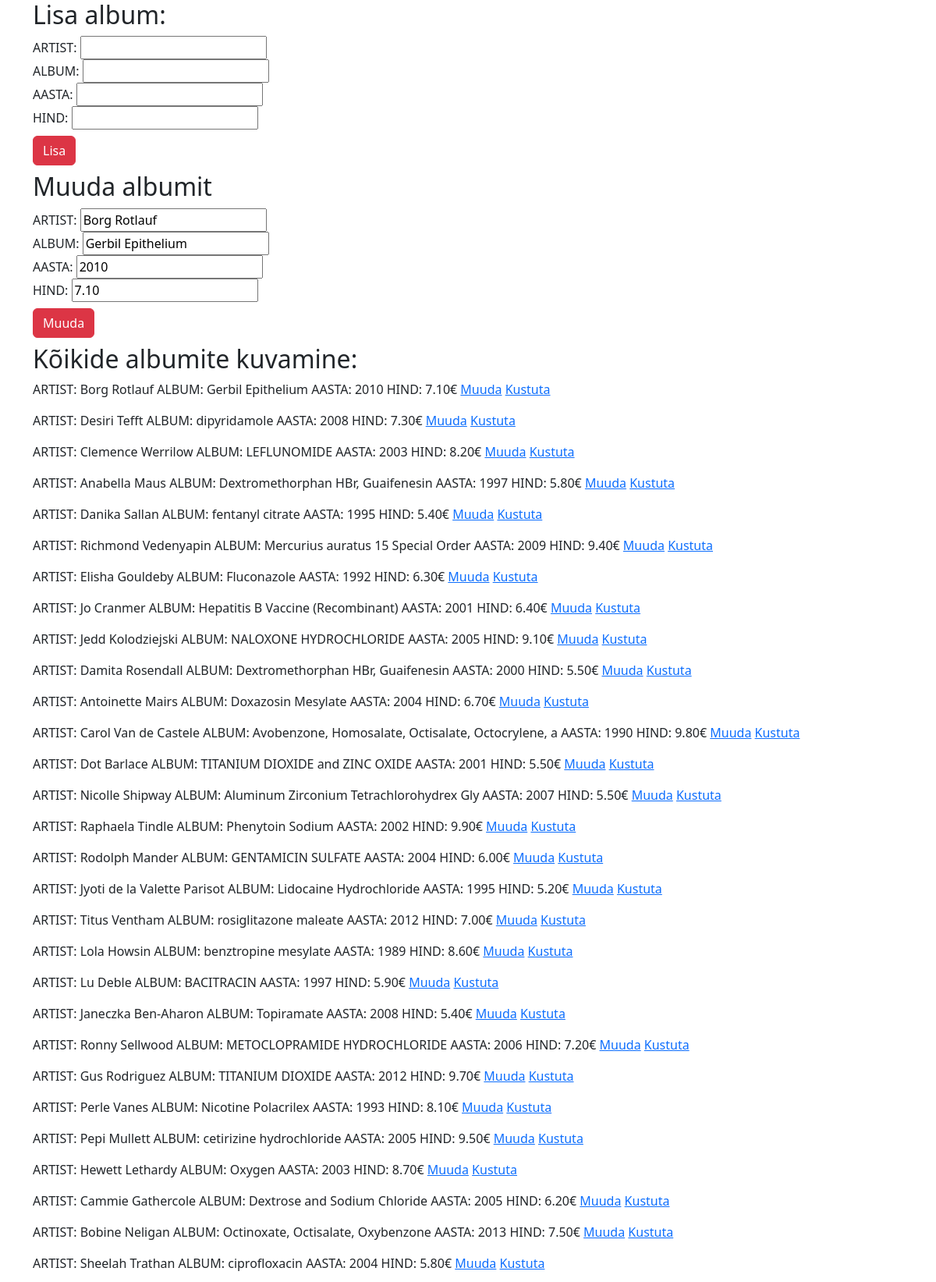
Screenshot of /h3.php?action=muuda&id=2 (upper part) with the database file from the repository.
### tables this page shows
CREATE TABLE `albumid1` (
  `id` int(11) NOT NULL,
  `artist` varchar(30) NOT NULL,
  `album` varchar(50) NOT NULL,
  `aasta` year(4) NOT NULL,
  `hind` decimal(10,2) NOT NULL
);

### h3.php (the view, shortened to what this page needs)
<?php include ("config.php"); ?>
<!DOCTYPE html>
<html lang="en">
<head>
    <link href="https://cdn.jsdelivr.net/npm/bootstrap@5.3.2/dist/css/bootstrap.min.css" rel="stylesheet">
</head>
    <body>
        <div class="container">
        <h2>Lisa album:</h2>
        <form action="#" method="get">
            <label for="artist">ARTIST:</label>
            <input type="text" name="artist" id="artist"><br>
            <label for="album">ALBUM:</label>
            <input type="text" name="album" id="album"><br>
            <label for="aasta">AASTA:</label>
            <input type="number" name="aasta" id="aasta"><br>
            <label for="hind">HIND:</label>
            <input type="number" name="hind" id="hind"><br>
            <input type="submit" class="btn btn-danger my-2" value="Lisa">
        </form>
        <?php
        if(isset($_GET['action']) && $_GET['action'] == 'muuda' && isset($_GET['id'])) {
            $id = $_GET['id'];
            $muudasql = "SELECT * FROM albumid1 WHERE id = $id";
            $muuda_t = $yhendus->query($muudasql);
            if ($muuda_t->num_rows > 0) {
                $muuda_rida = $muuda_t->fetch_assoc();
                $muuda_artist = $muuda_rida["artist"];
                $muuda_album = $muuda_rida["album"];
                $muuda_aasta = $muuda_rida["aasta"];
                $muuda_hind = $muuda_rida["hind"];
                ?>
                <h2>Muuda albumit</h2>
                <form action='#' method='get'>
                    <label for='artist'>ARTIST:</label>
                    <input type='text' name='artist' id='artist' value='<?php echo $muuda_artist; ?>'><br>
                    <label for='album'>ALBUM:</label>
                    <input type='text' name='album' id='album' value='<?php echo $muuda_album; ?>'><br>
                    <label for='aasta'>AASTA:</label>
                    <input type='text' name='aasta' id='aasta' value='<?php echo $muuda_aasta; ?>'><br>
                    <label for='hind'>HIND:</label>
                    <input type='text' name='hind' id='hind' value='<?php echo $muuda_hind; ?>'><br>
                    <input type='submit' class='btn btn-danger my-2' value='Muuda'>
                </form>
                <?php
            } else {
                echo "VALESTI, KONTROLLI ÜLE!";
            }
        }
        $sql = "SELECT * FROM albumid1";
        $result = $yhendus->query($sql);
        if ($result->num_rows > 0) {
            echo "<h2>Kõikide albumite kuvamine:</h2>";
            while($row = $result->fetch_assoc()) {
                echo "<p>";
                echo "ARTIST: " . $row["artist"] . " ALBUM: " . $row["album"] . " AASTA: " . $row["aasta"] . " HIND: " . $row["hind"] . "€";
                echo " <a href='?action=muuda&id=" . $row["id"] . "'>Muuda</a>";
                echo " <a href='?action=kustuta&id=" . $row["id"] . "' onclick=\"return confirm('Oled sa selles kindel?');\">Kustuta</a>";
                echo "</p>";
            }
        }
        ?>
        </div>
    </body>
</html>

### rows the page displays
albumid1: artist "Borg Rotlauf", album "Gerbil Epithelium", aasta "2010", hind "7.10"
albumid1: artist "Desiri Tefft", album "dipyridamole", aasta "2008", hind "7.30"
albumid1: artist "Clemence Werrilow", album "LEFLUNOMIDE", aasta "2003", hind "8.20"
albumid1: artist "Anabella Maus", album "Dextromethorphan HBr, Guaifenesin", aasta "1997", hind "5.80"
albumid1: artist "Danika Sallan", album "fentanyl citrate", aasta "1995", hind "5.40"
albumid1: artist "Richmond Vedenyapin", album "Mercurius auratus 15 Special Order", aasta "2009", hind "9.40"
albumid1: artist "Elisha Gouldeby", album "Fluconazole", aasta "1992", hind "6.30"
albumid1: artist "Jo Cranmer", album "Hepatitis B Vaccine (Recombinant)", aasta "2001", hind "6.40"
albumid1: artist "Jedd Kolodziejski", album "NALOXONE HYDROCHLORIDE", aasta "2005", hind "9.10"
albumid1: artist "Damita Rosendall", album "Dextromethorphan HBr, Guaifenesin", aasta "2000", hind "5.50"
albumid1: artist "Antoinette Mairs", album "Doxazosin Mesylate", aasta "2004", hind "6.70"
albumid1: artist "Carol Van de Castele", album "Avobenzone, Homosalate, Octisalate, Octocrylene, a", aasta "1990", hind "9.80"
albumid1: artist "Dot Barlace", album "TITANIUM DIOXIDE and ZINC OXIDE", aasta "2001", hind "5.50"
albumid1: artist "Nicolle Shipway", album "Aluminum Zirconium Tetrachlorohydrex Gly", aasta "2007", hind "5.50"
albumid1: artist "Raphaela Tindle", album "Phenytoin Sodium", aasta "2002", hind "9.90"
albumid1: artist "Rodolph Mander", album "GENTAMICIN SULFATE", aasta "2004", hind "6.00"
albumid1: artist "Jyoti de la Valette Parisot", album "Lidocaine Hydrochloride", aasta "1995", hind "5.20"
albumid1: artist "Titus Ventham", album "rosiglitazone maleate", aasta "2012", hind "7.00"
albumid1: artist "Lola Howsin", album "benztropine mesylate", aasta "1989", hind "8.60"
albumid1: artist "Lu Deble", album "BACITRACIN", aasta "1997", hind "5.90"
albumid1: artist "Janeczka Ben-Aharon", album "Topiramate", aasta "2008", hind "5.40"
albumid1: artist "Ronny Sellwood", album "METOCLOPRAMIDE HYDROCHLORIDE", aasta "2006", hind "7.20"
albumid1: artist "Gus Rodriguez", album "TITANIUM DIOXIDE", aasta "2012", hind "9.70"
albumid1: artist "Perle Vanes", album "Nicotine Polacrilex", aasta "1993", hind "8.10"
albumid1: artist "Pepi Mullett", album "cetirizine hydrochloride", aasta "2005", hind "9.50"
albumid1: artist "Hewett Lethardy", album "Oxygen", aasta "2003", hind "8.70"
albumid1: artist "Cammie Gathercole", album "Dextrose and Sodium Chloride", aasta "2005", hind "6.20"
albumid1: artist "Bobine Neligan", album "Octinoxate, Octisalate, Oxybenzone", aasta "2013", hind "7.50"
albumid1: artist "Sheelah Trathan", album "ciprofloxacin", aasta "2004", hind "5.80"
